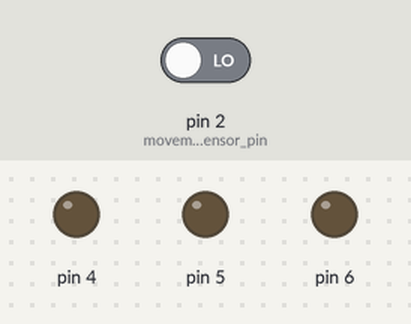
Recording of a sketch running on a simulated Arduino Uno, built with avr-gcc and run on an emulated ATmega328P. Parts: output pins drawn as LEDs (lit = HIGH). The inputs (shaded band) are chosen by the test bench; at power-on: pin 2 (movement_sensor_pin) LOW.

Above: at 1.2 s.
1.3 s: pin 2 (movement_sensor_pin) driven HIGH
At 2.0 s:
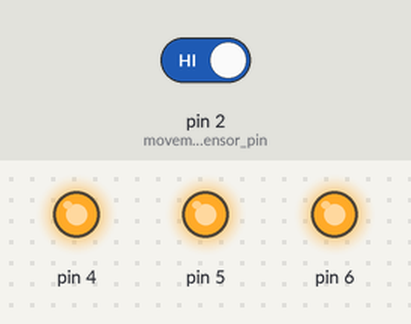
2.8 s: pin 2 (movement_sensor_pin) driven LOW
At 4.48 s:
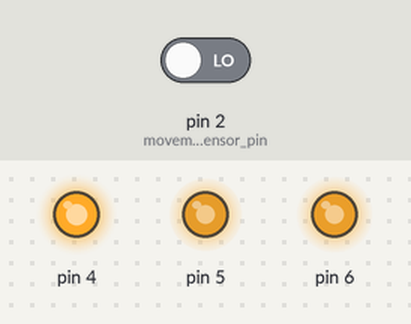
At 5.98 s:
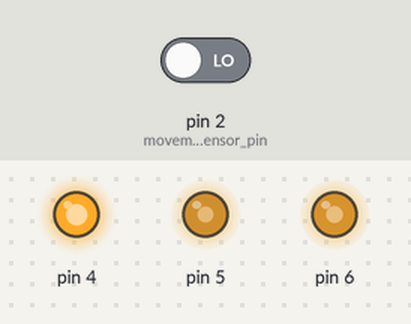
Timing chart, 0 to 13.2 s (numbered marks = the images above; inputs shaded):
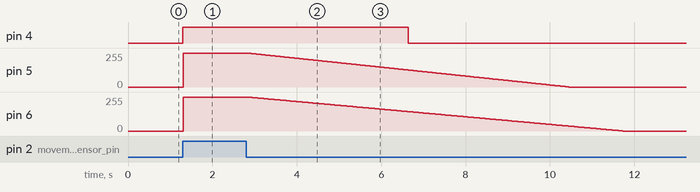

The sketch:

movement.ino
```cpp
#include <stdio.h>

// hc-sr501 calibration time - 2 min on each start
// http://iarduino.ru/shop/Sensory-Datchiki/infrakrasnyy-datchik-dvizheniya.html
const uint8_t movement_sensor_pin = 2;


char debug_buf[256];


class FadeLED {
public:
    FadeLED(const uint8_t pin, const unsigned long step_duration)
        : pin_(pin)
        , step_duration_(step_duration)
        , max_duration_(255 * step_duration)
        , run_(false)
        , start_millis_(0)
    {
    }

    void start() {
        run_ = true;
        start_millis_ = millis();
        /* Serial.println(String(pin_) + ": start " + String(start_millis_)); */
    }

    void stop() {
        analogWrite(pin_, 0);
        run_ = false;
        /* Serial.println(String(pin_) + ": stop"); */
    }

    void loop() {
        if (run_) {
            const unsigned long delta = millis() - start_millis_;
            if (delta >= max_duration_) {
                stop();
            } else {
                analogWrite(pin_, 255 - delta / step_duration_);
                /* Serial.println(String(pin_) + ": write " + String(255 - delta / step_duration_)); */
            }
        }
        delay(1);
    }

private:
    const uint8_t pin_;
    const unsigned long step_duration_;
    const unsigned long max_duration_;
    bool run_;
    unsigned long start_millis_;
};


class FunnyAction {
public:
    FunnyAction(FadeLED * const leds, const size_t count)
        : leds(leds)
        , count(count)
    {
    }

    void setup() {
    }

    void loop(const bool enabled) {
        if (enabled) {
            for (size_t i = 0; i < count; ++i) {
                leds[i].start();
            }
        }
        for (size_t i = 0; i < count; ++i) {
            leds[i].loop();
        }
    }

private:
    FadeLED * const leds;
    const size_t count;
};

const size_t led_count = 3;
FadeLED leds[led_count] = {FadeLED(4, 30), FadeLED(5, 30), FadeLED(6, 35)};
FunnyAction action(leds, led_count);

void setup() {
    /* Serial.begin(9600); */
    action.setup();
    pinMode(movement_sensor_pin, INPUT);
}

void loop() {
    action.loop(digitalRead(movement_sensor_pin));
}
```

Measured:
- after the input at 1.3 s, pin 4: LOW → HIGH at once; pin 5, pin 6: 0/255 → 255/255 at once
- after the input at 2.8 s, pin 4: HIGH → LOW after 3.8 s; pin 5: moves from 255/255 to 0/255 over 7.6 s, starting at once; pin 6: moves from 255/255 to 0/255 over 8.9 s, starting at once
